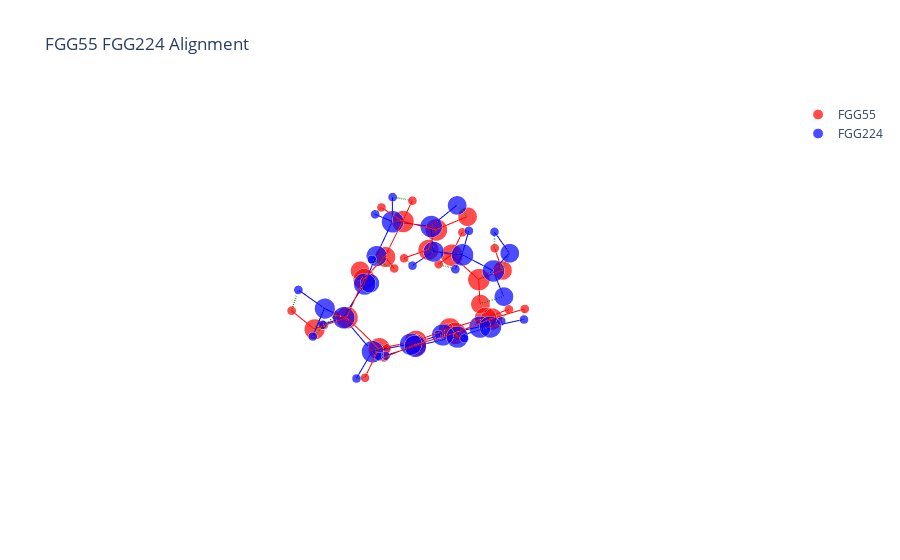

The notebook cell this image was saved under:
### Code cell
# %%
# Read the molecules
molA = next(pybel.readfile("xyz", "../Data/FGG-Tripeptide/252_FGG55.xyz"))
molB = next(pybel.readfile("xyz", "../Data/FGG-Tripeptide/258_FGG224.xyz"))
print(type(molA))
print(type(molA.OBMol))
X_A, T_A, B_A = otm.tl.process_molecule(molA) # Output (1) spatial coordinates, (2) atom types, and (3) bonds as numpy arrays.
X_B, T_B, B_B = otm.tl.process_molecule(molB)
assignment = otmol_name_res['assignment'][5]
P = otm.tl.permutation_to_matrix(assignment)
X_B_aligned, _, _ = otm.tl.kabsch(X_A, X_B, P) 
print(otm.tl.root_mean_square_deviation(X_A, X_B_aligned[assignment]))
otm.pl.interactive_alignment_plot(X_A, X_B_aligned, T_A, T_B, B_A, B_B, assignment = assignment, nameA = 'FGG55', nameB = 'FGG224', save = False)

### Figure 1 — Plotly figure (JSON) as saved in the notebook; plotly's stock layout.template omitted (floating-point values rounded to 4 significant figures)
{"data": [{"marker": {"color": "red", "size": [13.2, 15.2, 13.2, 6.2, 15.2, 6.2, 6.2, 14.2, 6.2, 15.2, 13.2, 15.2, 6.2, 6.2, 14.2, 6.2, 15.2, 13.2, 15.2, 14.2, 6.2, 6.2, 6.2, 15.2, 6.2, 6.2, 15.2, 15.2, 6.2, 15.2, 6.2, 15.2, 6.2, 15.2, 6.2, 15.2, 6.2], "symbol": "circle"}, "mode": "markers", "name": "FGG55", "type": "scatter3d", "x": [-3.065, -3.029, -3.155, -2.99, -2.846, -2.855, -3.677, -1.595, -0.848, -1.402, -2.229, -0.085, -0.04, -0.075, 1.09, 1.478, 1.524, 0.952, 2.756, 3.482, 2.807, 3.863, 3.429, 2.321, 3.22, 1.634, 1.675, 2.433, 3.5, 1.834, 2.435, 0.465, -0.003, -0.297, -1.357, 0.307, -0.292], "y": [0.117, -0.032, 0.992, 0.658, -1.396, -2.147, -1.574, -1.507, -2.111, -0.89, -0.122, -1.219, -2.292, -0.686, -0.845, 0.078, -1.574, -2.605, -1.048, -2.091, -2.631, -2.746, -0.586, 0.033, 0.33, -0.418, 1.208, 2.027, 1.859, 3.059, 3.683, 3.291, 4.091, 2.499, 2.673, 1.462, 0.849], "z": [-2.327, -1.129, -0.274, 0.642, -0.469, -1.251, 0.217, 0.261, -0.072, 1.437, 1.947, 2.128, 2.315, 3.073, 1.364, 1.493, 0.311, -0.059, -0.42, -1.123, -1.655, -0.45, 0.305, -1.427, -1.968, -2.147, -0.752, 0.094, 0.183, 0.815, 1.463, 0.69, 1.247, -0.168, -0.283, -0.879, -1.543]}, {"marker": {"color": "blue", "size": [13.2, 15.2, 13.2, 6.2, 15.2, 6.2, 6.2, 14.2, 6.2, 15.2, 13.2, 15.2, 6.2, 6.2, 14.2, 6.2, 15.2, 13.2, 15.2, 14.2, 6.2, 6.2, 6.2, 15.2, 6.2, 6.2, 15.2, 15.2, 6.2, 15.2, 6.2, 15.2, 6.2, 15.2, 6.2, 15.2, 6.2], "symbol": "circle"}, "mode": "markers", "name": "FGG224", "type": "scatter3d", "x": [-3.351, -3.181, -3.13, -2.903, -3.02, -3.8, -3.14, -1.723, -1.046, -1.403, -2.131, -0.08682, 0.04186, -0.1697, 1.08, 1.747, 1.387, 0.6425, 2.727, 3.604, 3.954, 4.416, 3.113, 2.494, 1.948, 3.472, 1.737, 0.3841, -0.1034, -0.3386, -1.376, 0.2841, -0.277, 1.632, 2.125, 2.353, 3.404], "y": [1.059, 0.5414, 1.251, 0.6425, -0.9646, -1.327, -1.424, -1.347, -1.847, -1.157, -0.5574, -1.782, -1.541, -2.864, -1.332, -0.6964, -1.769, -2.488, -1.3, -0.8926, -1.712, -0.4154, -2.139, -0.1276, -0.5187, 0.2015, 1.024, 1.21, 0.5359, 2.265, 2.406, 3.14, 3.955, 2.97, 3.656, 1.924, 1.812], "z": [-1.593, -0.5127, 0.6174, 1.363, -0.3401, 0.3321, -1.314, 0.1898, -0.386, 1.476, 2.281, 1.918, 2.967, 1.805, 1.188, 1.606, -0.04454, -0.7224, -0.5811, 0.5147, 0.9996, 0.1406, -1.167, -1.551, -2.41, -1.911, -0.9519, -1.258, -1.952, -0.7027, -0.9692, 0.1853, 0.6209, 0.4956, 1.171, -0.07535, 0.1585]}, {"line": {"color": "red", "width": 2}, "mode": "lines", "showlegend": false, "type": "scatter3d", "x": [-3.065, -3.029], "y": [0.117, -0.032], "z": [-2.327, -1.129]}, {"line": {"color": "red", "width": 2}, "mode": "lines", "showlegend": false, "type": "scatter3d", "x": [-3.029, -3.155], "y": [-0.032, 0.992], "z": [-1.129, -0.274]}, {"line": {"color": "red", "width": 2}, "mode": "lines", "showlegend": false, "type": "scatter3d", "x": [-3.029, -2.846], "y": [-0.032, -1.396], "z": [-1.129, -0.469]}, {"line": {"color": "red", "width": 2}, "mode": "lines", "showlegend": false, "type": "scatter3d", "x": [-3.155, -2.99], "y": [0.992, 0.658], "z": [-0.274, 0.642]}, {"line": {"color": "red", "width": 2}, "mode": "lines", "showlegend": false, "type": "scatter3d", "x": [-2.846, -2.855], "y": [-1.396, -2.147], "z": [-0.469, -1.251]}, {"line": {"color": "red", "width": 2}, "mode": "lines", "showlegend": false, "type": "scatter3d", "x": [-2.846, -3.677], "y": [-1.396, -1.574], "z": [-0.469, 0.217]}, {"line": {"color": "red", "width": 2}, "mode": "lines", "showlegend": false, "type": "scatter3d", "x": [-2.846, -1.595], "y": [-1.396, -1.507], "z": [-0.469, 0.261]}, {"line": {"color": "red", "width": 2}, "mode": "lines", "showlegend": false, "type": "scatter3d", "x": [-1.595, -0.848], "y": [-1.507, -2.111], "z": [0.261, -0.072]}, {"line": {"color": "red", "width": 2}, "mode": "lines", "showlegend": false, "type": "scatter3d", "x": [-1.595, -1.402], "y": [-1.507, -0.89], "z": [0.261, 1.437]}, {"line": {"color": "red", "width": 2}, "mode": "lines", "showlegend": false, "type": "scatter3d", "x": [-1.402, -2.229], "y": [-0.89, -0.122], "z": [1.437, 1.947]}, {"line": {"color": "red", "width": 2}, "mode": "lines", "showlegend": false, "type": "scatter3d", "x": [-1.402, -0.085], "y": [-0.89, -1.219], "z": [1.437, 2.128]}, {"line": {"color": "red", "width": 2}, "mode": "lines", "showlegend": false, "type": "scatter3d", "x": [-0.085, -0.04], "y": [-1.219, -2.292], "z": [2.128, 2.315]}, {"line": {"color": "red", "width": 2}, "mode": "lines", "showlegend": false, "type": "scatter3d", "x": [-0.085, -0.075], "y": [-1.219, -0.686], "z": [2.128, 3.073]}, {"line": {"color": "red", "width": 2}, "mode": "lines", "showlegend": false, "type": "scatter3d", "x": [-0.085, 1.09], "y": [-1.219, -0.845], "z": [2.128, 1.364]}, {"line": {"color": "red", "width": 2}, "mode": "lines", "showlegend": false, "type": "scatter3d", "x": [1.09, 1.478], "y": [-0.845, 0.078], "z": [1.364, 1.493]}, {"line": {"color": "red", "width": 2}, "mode": "lines", "showlegend": false, "type": "scatter3d", "x": [1.09, 1.524], "y": [-0.845, -1.574], "z": [1.364, 0.311]}, {"line": {"color": "red", "width": 2}, "mode": "lines", "showlegend": false, "type": "scatter3d", "x": [1.524, 0.952], "y": [-1.574, -2.605], "z": [0.311, -0.059]}, {"line": {"color": "red", "width": 2}, "mode": "lines", "showlegend": false, "type": "scatter3d", "x": [1.524, 2.756], "y": [-1.574, -1.048], "z": [0.311, -0.42]}, {"line": {"color": "red", "width": 2}, "mode": "lines", "showlegend": false, "type": "scatter3d", "x": [2.756, 3.482], "y": [-1.048, -2.091], "z": [-0.42, -1.123]}, {"line": {"color": "red", "width": 2}, "mode": "lines", "showlegend": false, "type": "scatter3d", "x": [2.756, 3.429], "y": [-1.048, -0.586], "z": [-0.42, 0.305]}, {"line": {"color": "red", "width": 2}, "mode": "lines", "showlegend": false, "type": "scatter3d", "x": [2.756, 2.321], "y": [-1.048, 0.033], "z": [-0.42, -1.427]}, {"line": {"color": "red", "width": 2}, "mode": "lines", "showlegend": false, "type": "scatter3d", "x": [3.482, 2.807], "y": [-2.091, -2.631], "z": [-1.123, -1.655]}, {"line": {"color": "red", "width": 2}, "mode": "lines", "showlegend": false, "type": "scatter3d", "x": [3.482, 3.863], "y": [-2.091, -2.746], "z": [-1.123, -0.45]}, {"line": {"color": "red", "width": 2}, "mode": "lines", "showlegend": false, "type": "scatter3d", "x": [2.321, 3.22], "y": [0.033, 0.33], "z": [-1.427, -1.968]}, {"line": {"color": "red", "width": 2}, "mode": "lines", "showlegend": false, "type": "scatter3d", "x": [2.321, 1.634], "y": [0.033, -0.418], "z": [-1.427, -2.147]}, {"line": {"color": "red", "width": 2}, "mode": "lines", "showlegend": false, "type": "scatter3d", "x": [2.321, 1.675], "y": [0.033, 1.208], "z": [-1.427, -0.752]}, {"line": {"color": "red", "width": 2}, "mode": "lines", "showlegend": false, "type": "scatter3d", "x": [1.675, 2.433], "y": [1.208, 2.027], "z": [-0.752, 0.094]}, {"line": {"color": "red", "width": 2}, "mode": "lines", "showlegend": false, "type": "scatter3d", "x": [1.675, 0.307], "y": [1.208, 1.462], "z": [-0.752, -0.879]}, {"line": {"color": "red", "width": 2}, "mode": "lines", "showlegend": false, "type": "scatter3d", "x": [2.433, 3.5], "y": [2.027, 1.859], "z": [0.094, 0.183]}, {"line": {"color": "red", "width": 2}, "mode": "lines", "showlegend": false, "type": "scatter3d", "x": [2.433, 1.834], "y": [2.027, 3.059], "z": [0.094, 0.815]}, {"line": {"color": "red", "width": 2}, "mode": "lines", "showlegend": false, "type": "scatter3d", "x": [1.834, 2.435], "y": [3.059, 3.683], "z": [0.815, 1.463]}, {"line": {"color": "red", "width": 2}, "mode": "lines", "showlegend": false, "type": "scatter3d", "x": [1.834, 0.465], "y": [3.059, 3.291], "z": [0.815, 0.69]}, {"line": {"color": "red", "width": 2}, "mode": "lines", "showlegend": false, "type": "scatter3d", "x": [0.465, -0.003], "y": [3.291, 4.091], "z": [0.69, 1.247]}, {"line": {"color": "red", "width": 2}, "mode": "lines", "showlegend": false, "type": "scatter3d", "x": [0.465, -0.297], "y": [3.291, 2.499], "z": [0.69, -0.168]}, {"line": {"color": "red", "width": 2}, "mode": "lines", "showlegend": false, "type": "scatter3d", "x": [-0.297, -1.357], "y": [2.499, 2.673], "z": [-0.168, -0.283]}, {"line": {"color": "red", "width": 2}, "mode": "lines", "showlegend": false, "type": "scatter3d", "x": [-0.297, 0.307], "y": [2.499, 1.462], "z": [-0.168, -0.879]}, {"line": {"color": "red", "width": 2}, "mode": "lines", "showlegend": false, "type": "scatter3d", "x": [0.307, -0.292], "y": [1.462, 0.849], "z": [-0.879, -1.543]}, {"line": {"color": "blue", "width": 2}, "mode": "lines", "showlegend": false, "type": "scatter3d", "x": [-3.351, -3.181], "y": [1.059, 0.5414], "z": [-1.593, -0.5127]}, {"line": {"color": "blue", "width": 2}, "mode": "lines", "showlegend": false, "type": "scatter3d", "x": [-3.181, -3.13], "y": [0.5414, 1.251], "z": [-0.5127, 0.6174]}, {"line": {"color": "blue", "width": 2}, "mode": "lines", "showlegend": false, "type": "scatter3d", "x": [-3.181, -3.02], "y": [0.5414, -0.9646], "z": [-0.5127, -0.3401]}, {"line": {"color": "blue", "width": 2}, "mode": "lines", "showlegend": false, "type": "scatter3d", "x": [-3.13, -2.903], "y": [1.251, 0.6425], "z": [0.6174, 1.363]}, {"line": {"color": "blue", "width": 2}, "mode": "lines", "showlegend": false, "type": "scatter3d", "x": [-3.02, -3.8], "y": [-0.9646, -1.327], "z": [-0.3401, 0.3321]}, {"line": {"color": "blue", "width": 2}, "mode": "lines", "showlegend": false, "type": "scatter3d", "x": [-3.02, -3.14], "y": [-0.9646, -1.424], "z": [-0.3401, -1.314]}, {"line": {"color": "blue", "width": 2}, "mode": "lines", "showlegend": false, "type": "scatter3d", "x": [-3.02, -1.723], "y": [-0.9646, -1.347], "z": [-0.3401, 0.1898]}, {"line": {"color": "blue", "width": 2}, "mode": "lines", "showlegend": false, "type": "scatter3d", "x": [-1.723, -1.046], "y": [-1.347, -1.847], "z": [0.1898, -0.386]}, {"line": {"color": "blue", "width": 2}, "mode": "lines", "showlegend": false, "type": "scatter3d", "x": [-1.723, -1.403], "y": [-1.347, -1.157], "z": [0.1898, 1.476]}, {"line": {"color": "blue", "width": 2}, "mode": "lines", "showlegend": false, "type": "scatter3d", "x": [-1.403, -2.131], "y": [-1.157, -0.5574], "z": [1.476, 2.281]}, {"line": {"color": "blue", "width": 2}, "mode": "lines", "showlegend": false, "type": "scatter3d", "x": [-1.403, -0.08682], "y": [-1.157, -1.782], "z": [1.476, 1.918]}, {"line": {"color": "blue", "width": 2}, "mode": "lines", "showlegend": false, "type": "scatter3d", "x": [-0.08682, 0.04186], "y": [-1.782, -1.541], "z": [1.918, 2.967]}, {"line": {"color": "blue", "width": 2}, "mode": "lines", "showlegend": false, "type": "scatter3d", "x": [-0.08682, -0.1697], "y": [-1.782, -2.864], "z": [1.918, 1.805]}, {"line": {"color": "blue", "width": 2}, "mode": "lines", "showlegend": false, "type": "scatter3d", "x": [-0.08682, 1.08], "y": [-1.782, -1.332], "z": [1.918, 1.188]}, {"line": {"color": "blue", "width": 2}, "mode": "lines", "showlegend": false, "type": "scatter3d", "x": [1.08, 1.747], "y": [-1.332, -0.6964], "z": [1.188, 1.606]}, {"line": {"color": "blue", "width": 2}, "mode": "lines", "showlegend": false, "type": "scatter3d", "x": [1.08, 1.387], "y": [-1.332, -1.769], "z": [1.188, -0.04454]}, {"line": {"color": "blue", "width": 2}, "mode": "lines", "showlegend": false, "type": "scatter3d", "x": [1.387, 0.6425], "y": [-1.769, -2.488], "z": [-0.04454, -0.7224]}, {"line": {"color": "blue", "width": 2}, "mode": "lines", "showlegend": false, "type": "scatter3d", "x": [1.387, 2.727], "y": [-1.769, -1.3], "z": [-0.04454, -0.5811]}, {"line": {"color": "blue", "width": 2}, "mode": "lines", "showlegend": false, "type": "scatter3d", "x": [2.727, 3.604], "y": [-1.3, -0.8926], "z": [-0.5811, 0.5147]}, {"line": {"color": "blue", "width": 2}, "mode": "lines", "showlegend": false, "type": "scatter3d", "x": [2.727, 3.113], "y": [-1.3, -2.139], "z": [-0.5811, -1.167]}, {"line": {"color": "blue", "width": 2}, "mode": "lines", "showlegend": false, "type": "scatter3d", "x": [2.727, 2.494], "y": [-1.3, -0.1276], "z": [-0.5811, -1.551]}, {"line": {"color": "blue", "width": 2}, "mode": "lines", "showlegend": false, "type": "scatter3d", "x": [3.604, 3.954], "y": [-0.8926, -1.712], "z": [0.5147, 0.9996]}, {"line": {"color": "blue", "width": 2}, "mode": "lines", "showlegend": false, "type": "scatter3d", "x": [3.604, 4.416], "y": [-0.8926, -0.4154], "z": [0.5147, 0.1406]}, {"line": {"color": "blue", "width": 2}, "mode": "lines", "showlegend": false, "type": "scatter3d", "x": [2.494, 1.948], "y": [-0.1276, -0.5187], "z": [-1.551, -2.41]}, {"line": {"color": "blue", "width": 2}, "mode": "lines", "showlegend": false, "type": "scatter3d", "x": [2.494, 3.472], "y": [-0.1276, 0.2015], "z": [-1.551, -1.911]}, {"line": {"color": "blue", "width": 2}, "mode": "lines", "showlegend": false, "type": "scatter3d", "x": [2.494, 1.737], "y": [-0.1276, 1.024], "z": [-1.551, -0.9519]}, {"line": {"color": "blue", "width": 2}, "mode": "lines", "showlegend": false, "type": "scatter3d", "x": [1.737, 0.3841], "y": [1.024, 1.21], "z": [-0.9519, -1.258]}, {"line": {"color": "blue", "width": 2}, "mode": "lines", "showlegend": false, "type": "scatter3d", "x": [1.737, 2.353], "y": [1.024, 1.924], "z": [-0.9519, -0.07535]}, {"line": {"color": "blue", "width": 2}, "mode": "lines", "showlegend": false, "type": "scatter3d", "x": [0.3841, -0.1034], "y": [1.21, 0.5359], "z": [-1.258, -1.952]}, {"line": {"color": "blue", "width": 2}, "mode": "lines", "showlegend": false, "type": "scatter3d", "x": [0.3841, -0.3386], "y": [1.21, 2.265], "z": [-1.258, -0.7027]}, {"line": {"color": "blue", "width": 2}, "mode": "lines", "showlegend": false, "type": "scatter3d", "x": [-0.3386, -1.376], "y": [2.265, 2.406], "z": [-0.7027, -0.9692]}, {"line": {"color": "blue", "width": 2}, "mode": "lines", "showlegend": false, "type": "scatter3d", "x": [-0.3386, 0.2841], "y": [2.265, 3.14], "z": [-0.7027, 0.1853]}, {"line": {"color": "blue", "width": 2}, "mode": "lines", "showlegend": false, "type": "scatter3d", "x": [0.2841, -0.277], "y": [3.14, 3.955], "z": [0.1853, 0.6209]}, {"line": {"color": "blue", "width": 2}, "mode": "lines", "showlegend": false, "type": "scatter3d", "x": [0.2841, 1.632], "y": [3.14, 2.97], "z": [0.1853, 0.4956]}, {"line": {"color": "blue", "width": 2}, "mode": "lines", "showlegend": false, "type": "scatter3d", "x": [1.632, 2.125], "y": [2.97, 3.656], "z": [0.4956, 1.171]}, {"line": {"color": "blue", "width": 2}, "mode": "lines", "showlegend": false, "type": "scatter3d", "x": [1.632, 2.353], "y": [2.97, 1.924], "z": [0.4956, -0.07535]}, {"line": {"color": "blue", "width": 2}, "mode": "lines", "showlegend": false, "type": "scatter3d", "x": [2.353, 3.404], "y": [1.924, 1.812], "z": [-0.07535, 0.1585]}, {"line": {"color": "green", "dash": "longdash", "width": 3}, "mode": "lines", "showlegend": false, "type": "scatter3d", "x": [-3.065, -3.351], "y": [0.117, 1.059], "z": [-2.327, -1.593]}, {"line": {"color": "green", "dash": "longdash", "width": 3}, "mode": "lines", "showlegend": false, "type": "scatter3d", "x": [-3.029, -3.181], "y": [-0.032, 0.5414], "z": [-1.129, -0.5127]}, {"line": {"color": "green", "dash": "longdash", "width": 3}, "mode": "lines", "showlegend": false, "type": "scatter3d", "x": [-3.155, -3.13], "y": [0.992, 1.251], "z": [-0.274, 0.6174]}, {"line": {"color": "green", "dash": "longdash", "width": 3}, "mode": "lines", "showlegend": false, "type": "scatter3d", "x": [-2.99, -2.903], "y": [0.658, 0.6425], "z": [0.642, 1.363]}, {"line": {"color": "green", "dash": "longdash", "width": 3}, "mode": "lines", "showlegend": false, "type": "scatter3d", "x": [-2.846, -3.02], "y": [-1.396, -0.9646], "z": [-0.469, -0.3401]}, {"line": {"color": "green", "dash": "longdash", "width": 3}, "mode": "lines", "showlegend": false, "type": "scatter3d", "x": [-2.855, -3.14], "y": [-2.147, -1.424], "z": [-1.251, -1.314]}, {"line": {"color": "green", "dash": "longdash", "width": 3}, "mode": "lines", "showlegend": false, "type": "scatter3d", "x": [-3.677, -3.8], "y": [-1.574, -1.327], "z": [0.217, 0.3321]}, {"line": {"color": "green", "dash": "longdash", "width": 3}, "mode": "lines", "showlegend": false, "type": "scatter3d", "x": [-1.595, -1.723], "y": [-1.507, -1.347], "z": [0.261, 0.1898]}, {"line": {"color": "green", "dash": "longdash", "width": 3}, "mode": "lines", "showlegend": false, "type": "scatter3d", "x": [-0.848, -1.046], "y": [-2.111, -1.847], "z": [-0.072, -0.386]}, {"line": {"color": "green", "dash": "longdash", "width": 3}, "mode": "lines", "showlegend": false, "type": "scatter3d", "x": [-1.402, -1.403], "y": [-0.89, -1.157], "z": [1.437, 1.476]}, {"line": {"color": "green", "dash": "longdash", "width": 3}, "mode": "lines", "showlegend": false, "type": "scatter3d", "x": [-2.229, -2.131], "y": [-0.122, -0.5574], "z": [1.947, 2.281]}, {"line": {"color": "green", "dash": "longdash", "width": 3}, "mode": "lines", "showlegend": false, "type": "scatter3d", "x": [-0.085, -0.08682], "y": [-1.219, -1.782], "z": [2.128, 1.918]}, {"line": {"color": "green", "dash": "longdash", "width": 3}, "mode": "lines", "showlegend": false, "type": "scatter3d", "x": [-0.04, -0.1697], "y": [-2.292, -2.864], "z": [2.315, 1.805]}, {"line": {"color": "green", "dash": "longdash", "width": 3}, "mode": "lines", "showlegend": false, "type": "scatter3d", "x": [-0.075, 0.04186], "y": [-0.686, -1.541], "z": [3.073, 2.967]}, {"line": {"color": "green", "dash": "longdash", "width": 3}, "mode": "lines", "showlegend": false, "type": "scatter3d", "x": [1.09, 1.08], "y": [-0.845, -1.332], "z": [1.364, 1.188]}, {"line": {"color": "green", "dash": "longdash", "width": 3}, "mode": "lines", "showlegend": false, "type": "scatter3d", "x": [1.478, 1.747], "y": [0.078, -0.6964], "z": [1.493, 1.606]}, {"line": {"color": "green", "dash": "longdash", "width": 3}, "mode": "lines", "showlegend": false, "type": "scatter3d", "x": [1.524, 1.387], "y": [-1.574, -1.769], "z": [0.311, -0.04454]}, {"line": {"color": "green", "dash": "longdash", "width": 3}, "mode": "lines", "showlegend": false, "type": "scatter3d", "x": [0.952, 0.6425], "y": [-2.605, -2.488], "z": [-0.059, -0.7224]}, {"line": {"color": "green", "dash": "longdash", "width": 3}, "mode": "lines", "showlegend": false, "type": "scatter3d", "x": [2.756, 2.727], "y": [-1.048, -1.3], "z": [-0.42, -0.5811]}, {"line": {"color": "green", "dash": "longdash", "width": 3}, "mode": "lines", "showlegend": false, "type": "scatter3d", "x": [3.482, 3.604], "y": [-2.091, -0.8926], "z": [-1.123, 0.5147]}, {"line": {"color": "green", "dash": "longdash", "width": 3}, "mode": "lines", "showlegend": false, "type": "scatter3d", "x": [2.807, 3.113], "y": [-2.631, -2.139], "z": [-1.655, -1.167]}, {"line": {"color": "green", "dash": "longdash", "width": 3}, "mode": "lines", "showlegend": false, "type": "scatter3d", "x": [3.863, 3.954], "y": [-2.746, -1.712], "z": [-0.45, 0.9996]}, {"line": {"color": "green", "dash": "longdash", "width": 3}, "mode": "lines", "showlegend": false, "type": "scatter3d", "x": [3.429, 4.416], "y": [-0.586, -0.4154], "z": [0.305, 0.1406]}, {"line": {"color": "green", "dash": "longdash", "width": 3}, "mode": "lines", "showlegend": false, "type": "scatter3d", "x": [2.321, 2.494], "y": [0.033, -0.1276], "z": [-1.427, -1.551]}, {"line": {"color": "green", "dash": "longdash", "width": 3}, "mode": "lines", "showlegend": false, "type": "scatter3d", "x": [3.22, 3.472], "y": [0.33, 0.2015], "z": [-1.968, -1.911]}, {"line": {"color": "green", "dash": "longdash", "width": 3}, "mode": "lines", "showlegend": false, "type": "scatter3d", "x": [1.634, 1.948], "y": [-0.418, -0.5187], "z": [-2.147, -2.41]}, {"line": {"color": "green", "dash": "longdash", "width": 3}, "mode": "lines", "showlegend": false, "type": "scatter3d", "x": [1.675, 1.737], "y": [1.208, 1.024], "z": [-0.752, -0.9519]}, {"line": {"color": "green", "dash": "longdash", "width": 3}, "mode": "lines", "showlegend": false, "type": "scatter3d", "x": [2.433, 2.353], "y": [2.027, 1.924], "z": [0.094, -0.07535]}, {"line": {"color": "green", "dash": "longdash", "width": 3}, "mode": "lines", "showlegend": false, "type": "scatter3d", "x": [3.5, 3.404], "y": [1.859, 1.812], "z": [0.183, 0.1585]}, {"line": {"color": "green", "dash": "longdash", "width": 3}, "mode": "lines", "showlegend": false, "type": "scatter3d", "x": [1.834, 1.632], "y": [3.059, 2.97], "z": [0.815, 0.4956]}, {"line": {"color": "green", "dash": "longdash", "width": 3}, "mode": "lines", "showlegend": false, "type": "scatter3d", "x": [2.435, 2.125], "y": [3.683, 3.656], "z": [1.463, 1.171]}, {"line": {"color": "green", "dash": "longdash", "width": 3}, "mode": "lines", "showlegend": false, "type": "scatter3d", "x": [0.465, 0.2841], "y": [3.291, 3.14], "z": [0.69, 0.1853]}, {"line": {"color": "green", "dash": "longdash", "width": 3}, "mode": "lines", "showlegend": false, "type": "scatter3d", "x": [-0.003, -0.277], "y": [4.091, 3.955], "z": [1.247, 0.6209]}, {"line": {"color": "green", "dash": "longdash", "width": 3}, "mode": "lines", "showlegend": false, "type": "scatter3d", "x": [-0.297, -0.3386], "y": [2.499, 2.265], "z": [-0.168, -0.7027]}, {"line": {"color": "green", "dash": "longdash", "width": 3}, "mode": "lines", "showlegend": false, "type": "scatter3d", "x": [-1.357, -1.376], "y": [2.673, 2.406], "z": [-0.283, -0.9692]}, {"line": {"color": "green", "dash": "longdash", "width": 3}, "mode": "lines", "showlegend": false, "type": "scatter3d", "x": [0.307, 0.3841], "y": [1.462, 1.21], "z": [-0.879, -1.258]}, {"line": {"color": "green", "dash": "longdash", "width": 3}, "mode": "lines", "showlegend": false, "type": "scatter3d", "x": [-0.292, -0.1034], "y": [0.849, 0.5359], "z": [-1.543, -1.952]}], "layout": {"scene": {"aspectmode": "data", "xaxis": {"title": {"text": "X"}, "visible": false}, "yaxis": {"title": {"text": "Y"}, "visible": false}, "zaxis": {"title": {"text": "Z"}, "visible": false}}, "showlegend": true, "title": {"text": "FGG55 FGG224 Alignment"}}}
